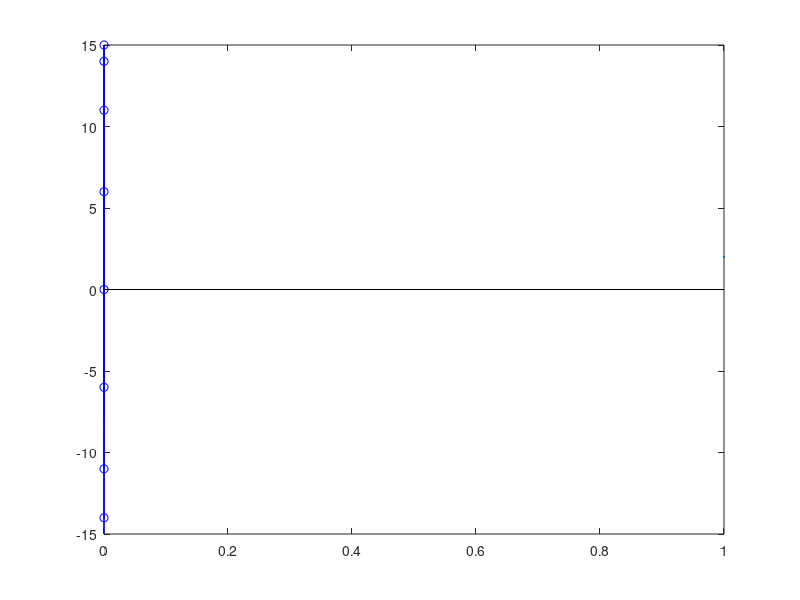

The MATLAB script that drew this image: (Note: this script raises an error after producing the figure.)
% Create sin and cos Template for _MHz signal
F1 = 3*10^6;     % 3MHz signal
%F1 = 2*10^6;     % 2MHz signal
%F1 = 2.5*10^6;   % 2.5MHz signal
%F1 = 1.5*10^6;   % 1.5MHz signal
%F1 = 1*10^6;     % 1MHz signal

%F1 = 3.5*10^6;   % 1.5MHz signal
%F1 = 4*10^6;   % 1.5MHz signal
%F1 = 1.6*10^6;   % 1.6MHz signal
%F1 = 1.75*10^6;  % 1.75MHz signal
%F1 = 4*10^6;     % 2MHz signal

% Magnitude
Magnitude = 15; % +-15
%Magnitude = 1023; % +-1000

% 1 = 802.15.4
% 2 = BLE
MODE = 1;
%---------------------------------------------------%
% Data rate
fs1 = 128*10^6; % 16MHz Clock (sampling frequency)
dt1 = 1/fs1;    % seconds per sample

if (MODE == 1) StopTime1 = 0.45e-6;  % need 8 samples for 802.15.4
else StopTime1 = 0.95e-6; end       % need 16 samples for BLE

t1 = (0:dt1:StopTime1)'; 
% For ploting
data1 = Magnitude*cos(2*pi*F1*t1); 
data2 = Magnitude*sin(2*pi*F1*t1);

%---------------------------------------------------%
% Sample rate
F2 = 16*10^6;   % 16MHz
t2 = (0:1/F2:StopTime1);
%---------------------------------------------------%
Template1 = zeros(1,length(t2),'double')';
Template2 = zeros(1,length(t2),'double')';

i = 1;
for t = t2
    Template1(i) = round(Magnitude*cos(2*pi*F1*t)); 
    Template2(i) = round(Magnitude*sin(2*pi*F1*t)); 
    i = i + 1;
end    
% clear figure
clf
% Plot cosine
plot(t1,data1,Color="b",LineWidth = 2);
hold on;
stem(t2,Template1,Color="b");
title("2MHz Cos", "FontSize",28, LineWidth = 2);
%hold on;
% Plot sine
plot(t1,data2,Color="r");
hold on;
stem(t2,Template2,Color="r");
%hold on;


% Verilog text
% Note: need to change the Template name "Template_Cos'XX'MHz"
for i = 1:length(Template1)
    % check if negative
    if Template1(i) < 0 
        VerilogCosTemplate(i,1) = "assign Template_Cos3MHz["+(i-1)+"] = -11'd"+(abs(Template1(i)))+";";
    else
        VerilogCosTemplate(i,1) = "assign Template_Cos3MHz["+(i-1)+"] = 11'd"+Template1(i)+";";
    end
    % check if negative
    if Template2(i) < 0 
        VerilogSinTemplate(i,1) = "assign Template_Sin3MHz["+(i-1)+"] = -11'd"+(abs(Template2(i)))+";";
    else
        VerilogSinTemplate(i,1) = "assign Template_Sin3MHz["+(i-1)+"] = 11'd"+Template2(i)+";";
    end
end

% MATLAB text
for i = 1:length(Template1)
    if i == 1
        MATLABCosTemplate = Template1(i);
        MATLABSinTemplate = Template2(i);
    else
        MATLABCosTemplate = MATLABCosTemplate + ";" + Template1(i);
        MATLABSinTemplate = MATLABSinTemplate + ";" + Template2(i);
    end
end



